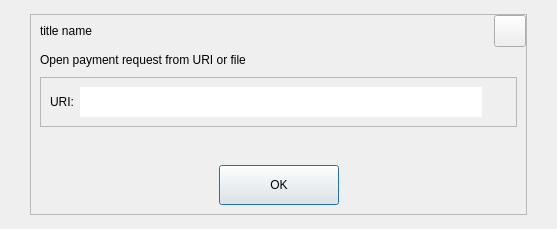
<?xml version="1.0" encoding="UTF-8"?>
<ui version="4.0">
 <class>OpenURIDialog</class>
 <widget class="QDialog" name="OpenURIDialog">
  <property name="geometry">
   <rect>
    <x>0</x>
    <y>0</y>
    <width>557</width>
    <height>229</height>
   </rect>
  </property>
  <property name="windowTitle">
   <string>Open URI</string>
  </property>
  <property name="styleSheet">
   <string notr="true"/>
  </property>
  <layout class="QGridLayout" name="gridLayout">
   <property name="leftMargin">
    <number>0</number>
   </property>
   <property name="topMargin">
    <number>0</number>
   </property>
   <property name="rightMargin">
    <number>0</number>
   </property>
   <property name="bottomMargin">
    <number>0</number>
   </property>
   <item row="0" column="0">
    <widget class="QWidget" name="centerWin" native="true">
     <property name="styleSheet">
      <string notr="true"/>
     </property>
     <layout class="QGridLayout" name="gridLayout_2">
      <property name="leftMargin">
       <number>30</number>
      </property>
      <property name="topMargin">
       <number>14</number>
      </property>
      <property name="rightMargin">
       <number>30</number>
      </property>
      <property name="bottomMargin">
       <number>14</number>
      </property>
      <item row="0" column="0">
       <widget class="QFrame" name="mainframe">
        <property name="styleSheet">
         <string notr="true"/>
        </property>
        <property name="frameShape">
         <enum>QFrame::StyledPanel</enum>
        </property>
        <property name="frameShadow">
         <enum>QFrame::Raised</enum>
        </property>
        <layout class="QVBoxLayout" name="verticalLayout_2">
         <property name="leftMargin">
          <number>0</number>
         </property>
         <property name="topMargin">
          <number>0</number>
         </property>
         <property name="rightMargin">
          <number>0</number>
         </property>
         <property name="bottomMargin">
          <number>0</number>
         </property>
         <item>
          <layout class="QHBoxLayout" name="horizontalLayout_5">
           <property name="leftMargin">
            <number>9</number>
           </property>
           <item>
            <widget class="QLabel" name="label_titleName">
             <property name="text">
              <string>title name</string>
             </property>
            </widget>
           </item>
           <item>
            <spacer name="horizontalSpacer_3">
             <property name="orientation">
              <enum>Qt::Horizontal</enum>
             </property>
             <property name="sizeHint" stdset="0">
              <size>
               <width>40</width>
               <height>20</height>
              </size>
             </property>
            </spacer>
           </item>
           <item>
            <widget class="QToolButton" name="cancelButton">
             <property name="minimumSize">
              <size>
               <width>32</width>
               <height>32</height>
              </size>
             </property>
             <property name="maximumSize">
              <size>
               <width>32</width>
               <height>32</height>
              </size>
             </property>
             <property name="styleSheet">
              <string notr="true"/>
             </property>
             <property name="text">
              <string/>
             </property>
            </widget>
           </item>
          </layout>
         </item>
         <item>
          <layout class="QVBoxLayout" name="verticalLayout">
           <property name="spacing">
            <number>10</number>
           </property>
           <property name="leftMargin">
            <number>9</number>
           </property>
           <property name="rightMargin">
            <number>9</number>
           </property>
           <property name="bottomMargin">
            <number>9</number>
           </property>
           <item>
            <widget class="QLabel" name="label_2">
             <property name="text">
              <string>Open payment request from URI or file</string>
             </property>
            </widget>
           </item>
           <item>
            <widget class="QFrame" name="frame">
             <property name="minimumSize">
              <size>
               <width>0</width>
               <height>0</height>
              </size>
             </property>
             <property name="frameShape">
              <enum>QFrame::StyledPanel</enum>
             </property>
             <property name="frameShadow">
              <enum>QFrame::Raised</enum>
             </property>
             <layout class="QHBoxLayout" name="horizontalLayout">
              <item>
               <widget class="QLabel" name="label">
                <property name="text">
                 <string>URI:</string>
                </property>
               </widget>
              </item>
              <item>
               <widget class="QValidatedLineEdit" name="uriEdit">
                <property name="minimumSize">
                 <size>
                  <width>0</width>
                  <height>30</height>
                 </size>
                </property>
                <property name="styleSheet">
                 <string notr="true">border:hidden;</string>
                </property>
               </widget>
              </item>
              <item>
               <widget class="QToolButton" name="selectFileButton">
                <property name="font">
                 <font>
                  <pointsize>13</pointsize>
                 </font>
                </property>
                <property name="toolTip">
                 <string>Select payment request file</string>
                </property>
                <property name="styleSheet">
                 <string notr="true">border:hidden;
color:rgb(174,103,46);</string>
                </property>
                <property name="text">
                 <string notr="true"/>
                </property>
                <property name="icon">
                 <iconset resource="../massgrid.qrc">
                  <normaloff>:/res/pic/search.png</normaloff>:/res/pic/search.png</iconset>
                </property>
                <property name="toolButtonStyle">
                 <enum>Qt::ToolButtonTextBesideIcon</enum>
                </property>
               </widget>
              </item>
             </layout>
            </widget>
           </item>
           <item>
            <spacer name="verticalSpacer">
             <property name="orientation">
              <enum>Qt::Vertical</enum>
             </property>
             <property name="sizeHint" stdset="0">
              <size>
               <width>20</width>
               <height>40</height>
              </size>
             </property>
            </spacer>
           </item>
           <item>
            <layout class="QHBoxLayout" name="horizontalLayout_2">
             <property name="spacing">
              <number>0</number>
             </property>
             <property name="leftMargin">
              <number>0</number>
             </property>
             <property name="topMargin">
              <number>0</number>
             </property>
             <property name="rightMargin">
              <number>0</number>
             </property>
             <property name="bottomMargin">
              <number>0</number>
             </property>
             <item>
              <spacer name="horizontalSpacer">
               <property name="orientation">
                <enum>Qt::Horizontal</enum>
               </property>
               <property name="sizeHint" stdset="0">
                <size>
                 <width>40</width>
                 <height>20</height>
                </size>
               </property>
              </spacer>
             </item>
             <item>
              <widget class="QDialogButtonBox" name="buttonBox">
               <property name="minimumSize">
                <size>
                 <width>0</width>
                 <height>0</height>
                </size>
               </property>
               <property name="maximumSize">
                <size>
                 <width>120</width>
                 <height>40</height>
                </size>
               </property>
               <property name="styleSheet">
                <string notr="true">width:120;
height:40;
</string>
               </property>
               <property name="orientation">
                <enum>Qt::Horizontal</enum>
               </property>
               <property name="standardButtons">
                <set>QDialogButtonBox::Ok</set>
               </property>
              </widget>
             </item>
             <item>
              <spacer name="horizontalSpacer_2">
               <property name="orientation">
                <enum>Qt::Horizontal</enum>
               </property>
               <property name="sizeHint" stdset="0">
                <size>
                 <width>40</width>
                 <height>20</height>
                </size>
               </property>
              </spacer>
             </item>
            </layout>
           </item>
          </layout>
         </item>
        </layout>
       </widget>
      </item>
     </layout>
    </widget>
   </item>
  </layout>
 </widget>
 <customwidgets>
  <customwidget>
   <class>QValidatedLineEdit</class>
   <extends>QLineEdit</extends>
   <header>qvalidatedlineedit.h</header>
  </customwidget>
 </customwidgets>
 <resources>
  <include location="../massgrid.qrc"/>
 </resources>
 <connections>
  <connection>
   <sender>buttonBox</sender>
   <signal>accepted()</signal>
   <receiver>OpenURIDialog</receiver>
   <slot>accept()</slot>
   <hints>
    <hint type="sourcelabel">
     <x>248</x>
     <y>254</y>
    </hint>
    <hint type="destinationlabel">
     <x>157</x>
     <y>274</y>
    </hint>
   </hints>
  </connection>
  <connection>
   <sender>buttonBox</sender>
   <signal>rejected()</signal>
   <receiver>OpenURIDialog</receiver>
   <slot>reject()</slot>
   <hints>
    <hint type="sourcelabel">
     <x>316</x>
     <y>260</y>
    </hint>
    <hint type="destinationlabel">
     <x>286</x>
     <y>274</y>
    </hint>
   </hints>
  </connection>
 </connections>
</ui>
